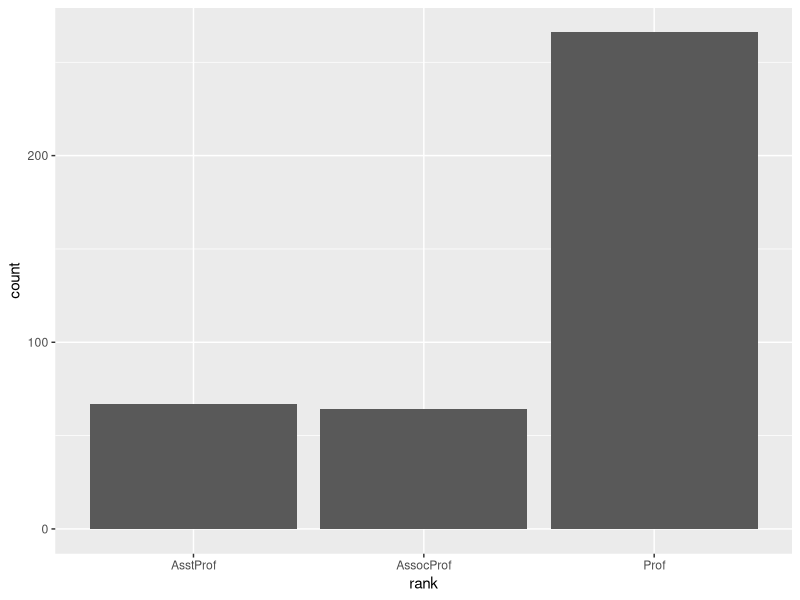
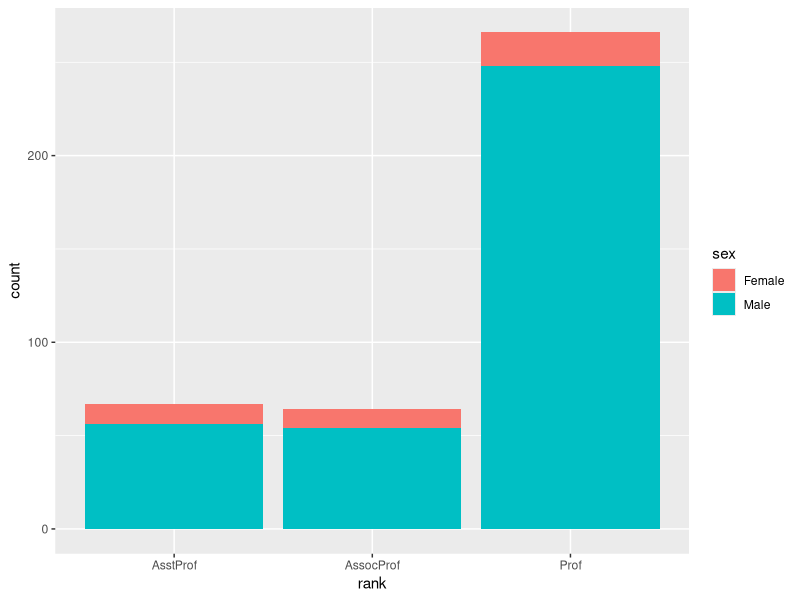
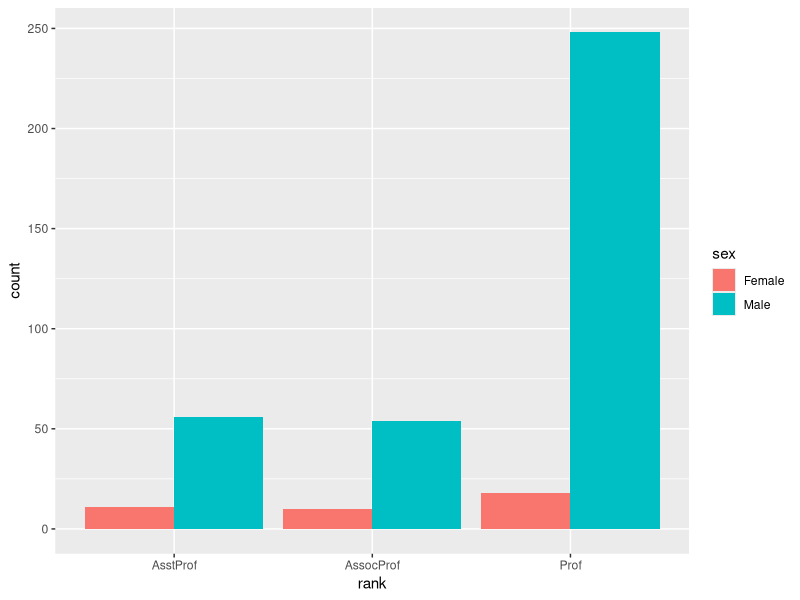
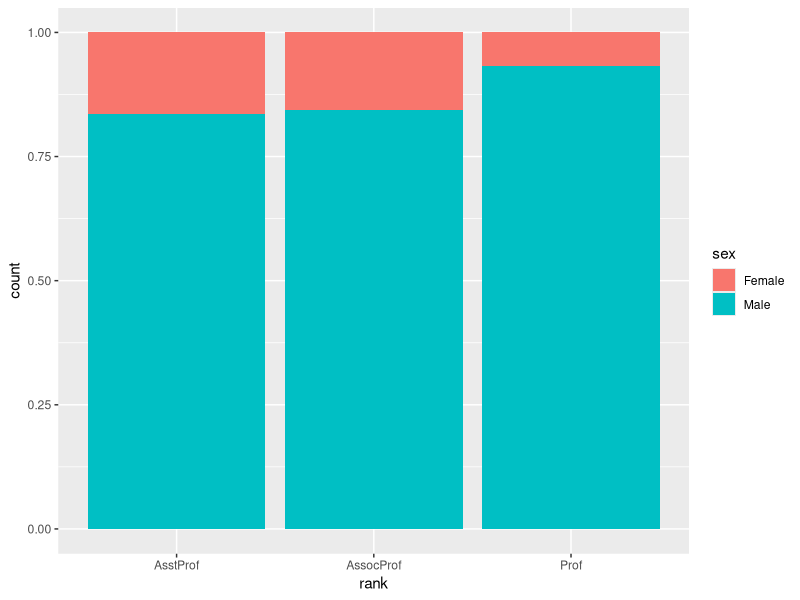
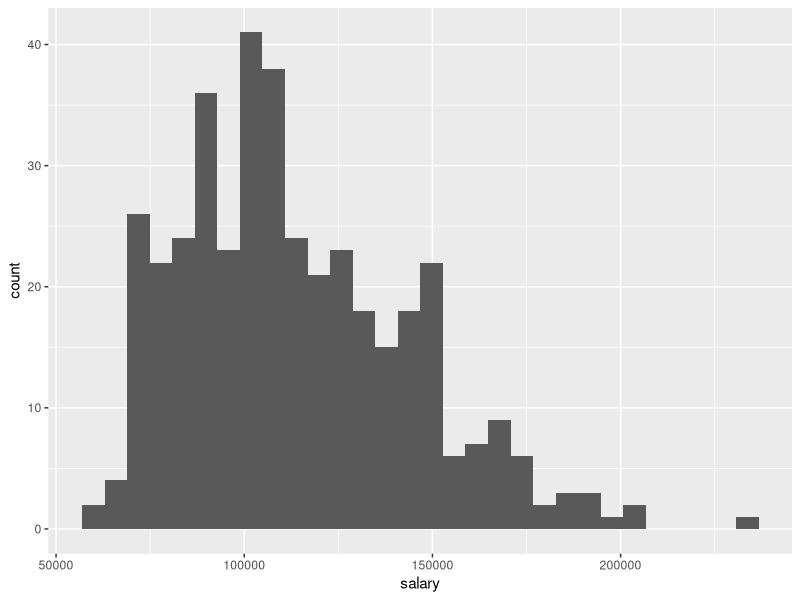
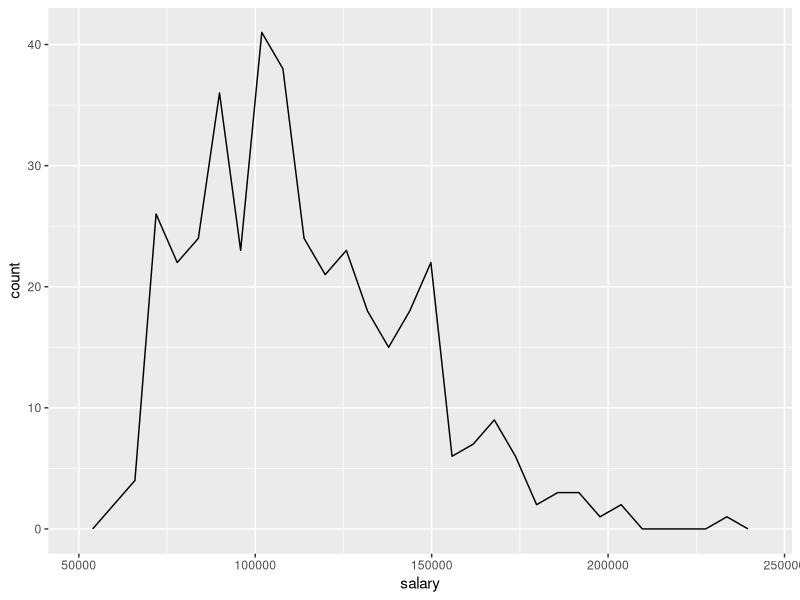
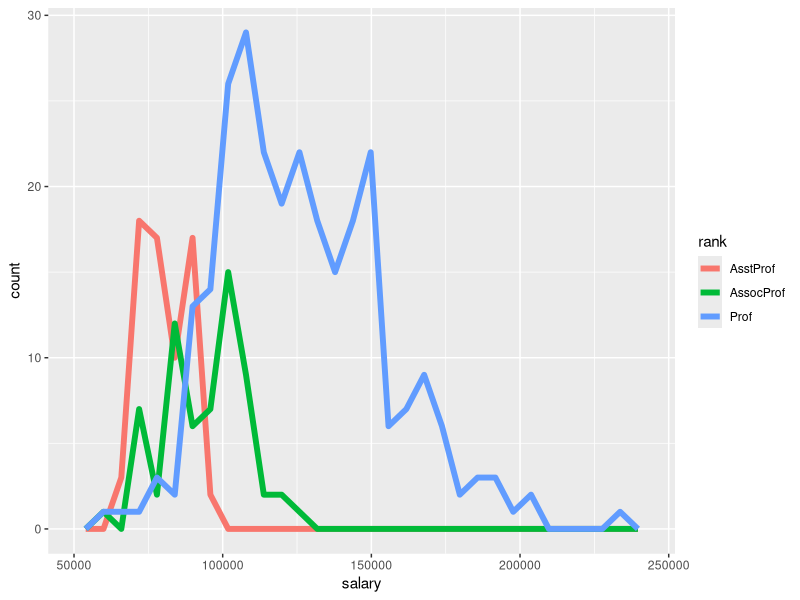
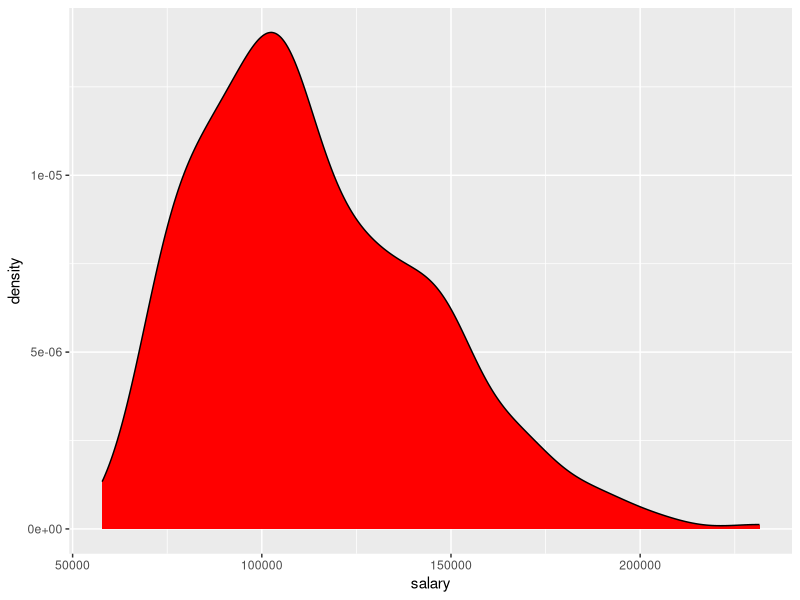

The R source for these figures, in order: (Note: this script raises an error after producing the figures.)
#------------------------------------------------------
# Code for data visualization with ggplot2 class
#------------------------------------------------------
library(carData)
library(ggplot2)

# simple bar plot
ggplot(data=Salaries, aes(x=rank)) + 
  geom_bar()

# stacked bar plot
ggplot(data=Salaries, aes(x=rank, fill=sex)) + 
  geom_bar()

# grouped bar plot
ggplot(data=Salaries, aes(x=rank, fill=sex)) + 
  geom_bar(position="dodge")

# filled bar plot
ggplot(data=Salaries, aes(x=rank, fill=sex)) + 
  geom_bar(position="fill")


# histogram
ggplot(data=Salaries, aes(x=salary)) + 
  geom_histogram()


# frequency polygon
ggplot(data=Salaries, aes(x=salary)) + 
  geom_freqpoly()

# grouped frequency polygons
ggplot(data=Salaries, aes(x=salary, color=rank)) + 
  geom_freqpoly(size=2)

# kernal density plot
ggplot(data=Salaries, aes(x=salary)) + 
  geom_density(fill="red")

# grouped kernal density plot
ggplot(data=Salaries, aes(x=salary, fill=rank)) + 
  geom_density(alpha=.3)

# boxplot
ggplot(data=Salaries, aes(x=rank, y=salary)) + 
  geom_boxplot()


# cleveland dot plot
df <- mtcars
df$cars <- row.names(df)
ggplot(data=df, aes(x=mpg, y=auto)) + 
  geom_point()

# strip plot
ggplot(data=Salaries, aes(x=salary, y=rank)) +
  geom_point()

# jittered strip plot
ggplot(data=Salaries, aes(x=salary, y=rank, color=rank)) + 
  geom_jitter() +
  theme(legend.position="none")


# scatter plot
ggplot(data=Salaries, aes(x=yrs.since.phd, y=salary)) + 
  geom_point()

# scatter plot with fit
ggplot(data=Salaries, aes(x=yrs.since.phd, y=salary)) + 
  geom_point() + 
  geom_smooth()

# scatter plot with line of best fit
ggplot(data=Salaries, aes(x=yrs.since.phd, y=salary)) + 
  geom_point() + 
  geom_smooth(method="lm", formula=y~x)

# grouping
ggplot(data=Salaries, aes(x=yrs.since.phd, y=salary, 
                          color=rank)) + 
  geom_point()

ggplot(data=Salaries, aes(x=yrs.since.phd, y=salary, 
                          color=rank, shape=sex)) + 
  geom_point()

# facets
ggplot(data=Salaries, aes(x=yrs.since.phd, y=salary)) + 
  geom_point() + 
  facet_grid(. ~ sex)

# line charts
ggplot(economics, aes(date, unemploy)) + geom_line()

ggplot(economics, aes(date, unemploy)) + 
  geom_line(linetype="dotted", color="blue", size=1)

ggplot(data=Salaries, aes(x=yrs.since.phd, y=salary)) + 
  geom_point() + 
  facet_grid(sex ~ rank)

# scales
ggplot(mtcars, aes(x=wt, y=mpg)) + geom_point() +
  scale_x_continuous(breaks=seq(1,6,1), limits=c(1, 6)) +
  scale_y_continuous(breaks=seq(5, 35, 5),limits=c(5,35))

ggplot(Salaries, aes(x=rank)) + geom_bar() +
  scale_x_discrete(limits = c("Prof", "AsstProf", "AssocProf"))

ggplot(Salaries, aes(x=rank)) + geom_bar() +
  scale_x_discrete(limits = c("Prof", "AsstProf", "AssocProf"),
                   labels = c("Full\nProfessor", "Assistant\nProfessor" ,                
                              "Associate\nProfessor"))

# colors/fills
ggplot(Salaries, aes(x=rank, fill=rank)) + geom_bar() +
  scale_fill_manual(values=c("red", "green", "blue"))

ggplot(Salaries, aes(x=rank, fill=rank)) + geom_bar() +
  scale_fill_brewer()

ggplot(Salaries, aes(x=rank, fill=rank)) + geom_bar() +
  scale_fill_brewer(palette = "Set1")

# annotations
ggplot(data=mtcars, aes(x=wt, y=mpg, color=factor(am))) + 
  geom_point(size=2) +
  labs(title="Relationship of Auto Weight to Mileage", 
       subtitle="By Auto Transmission Type",
       caption = "Data from Motor Trend Magazine 1974",
       x = "Weight in Thousand Pounds", 
       y="Miles Per Gallon",
       color = "Transmission Type")

ggplot(data=mtcars, aes(x=wt, y=mpg)) + geom_point() +
  geom_hline(yintercept=20, color="red") +
  annotate("text", x=5, y=21, label="Average Mileage", color="red")  







